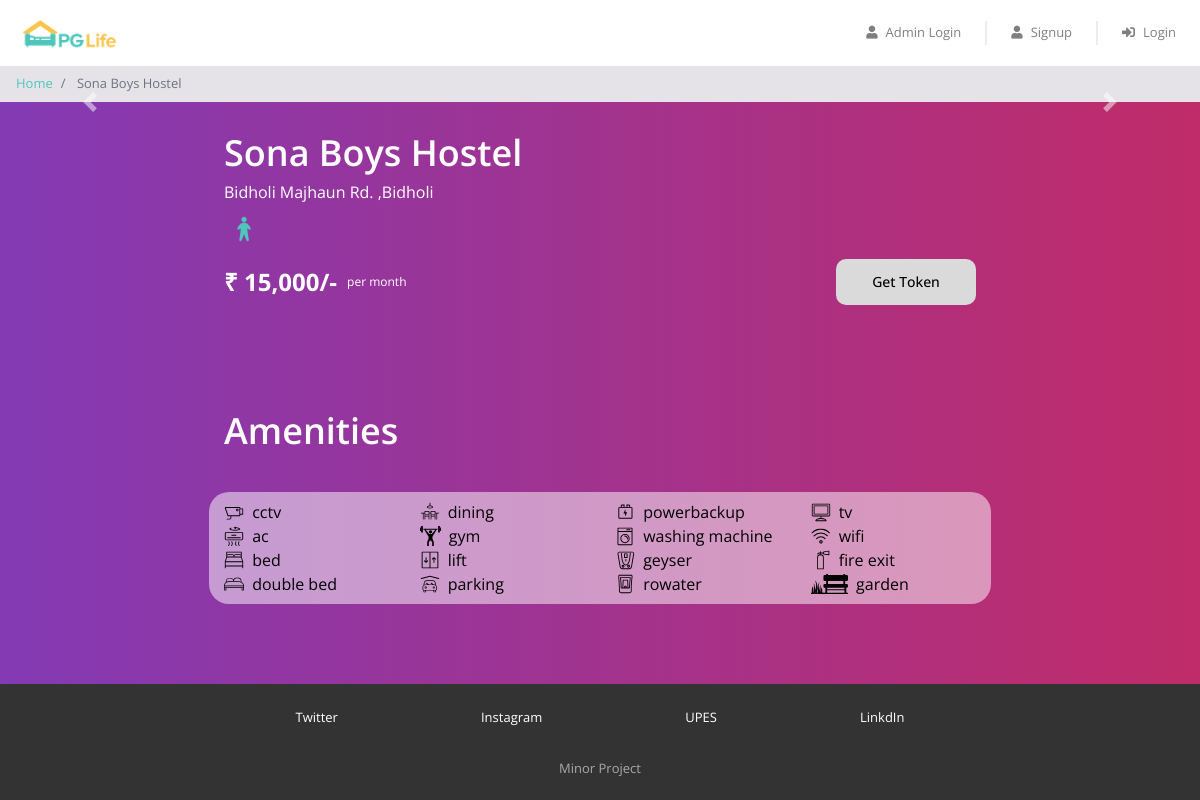
Page /property_detail.php?property_id=44 on the committed database.
### tables this page shows
CREATE TABLE `properties` (
  `id` tinyint(125) UNSIGNED NOT NULL,
  `name` varchar(255) NOT NULL,
  `address` text NOT NULL,
  `gender` varchar(255) NOT NULL,
  `rent` int(255) NOT NULL
);

CREATE TABLE `amenities` (
  `id` int(255) UNSIGNED NOT NULL,
  `amenitie0` varchar(255) DEFAULT NULL,
  `amenitie1` varchar(255) DEFAULT NULL,
  `amenitie2` varchar(255) DEFAULT NULL,
  `amenitie3` varchar(255) DEFAULT NULL,
  `amenitie4` varchar(255) DEFAULT NULL,
  `amenitie5` varchar(255) DEFAULT NULL,
  `amenitie6` varchar(255) DEFAULT NULL,
  `amenitie7` varchar(255) DEFAULT NULL,
  `amenitie8` varchar(255) DEFAULT NULL,
  `amenitie9` varchar(255) DEFAULT NULL,
  `amenitie10` varchar(255) DEFAULT NULL,
  `amenitie11` varchar(255) DEFAULT NULL,
  `amenitie12` varchar(255) DEFAULT NULL,
  `amenitie13` varchar(255) DEFAULT NULL,
  `amenitie14` varchar(255) DEFAULT NULL,
  `amenitie15` varchar(255) DEFAULT NULL
);

### property_detail.php (the view, shortened to what this page needs)
<?php
require "includes/database_connect.php";
$user_id = isset($_SESSION['user_id']) ? $_SESSION['user_id'] : NULL;
$property_id = $_GET["property_id"];
$sql_1 = "SELECT * FROM properties WHERE id = $property_id";
$result_1 = mysqli_query($conn, $sql_1);
$property = mysqli_fetch_assoc($result_1);
$sql_3 = "SELECT p.id,p.name,p.address,p.gender,p.rent,a.id,a.amenitie0,a.amenitie1,a.amenitie2,a.amenitie3,a.amenitie4,a.amenitie5,a.amenitie6,a.amenitie7,a.amenitie8,a.amenitie9,a.amenitie10,a.amenitie11,a.amenitie12,a.amenitie13,a.amenitie14,a.amenitie15
FROM properties p
INNER JOIN amenities a
ON p.id = a.id
WHERE a.id = $property_id";
$result_3 = mysqli_query($conn, $sql_3);
$amenities = mysqli_fetch_all($result_3, MYSQLI_ASSOC);
?>
<!DOCTYPE html>
<html lang="en">
<head>
    <?php
    include "includes/head_links.php";
    ?>
    <link href="css/property_detail.css" rel="stylesheet" />
    <link href="css/extra.css" rel="stylesheet" />
</head>
<body class="anim" style="color: black;">
    <?php
    include "includes/header.php";
    ?>
    <nav aria-label="breadcrumb">
        <ol class="breadcrumb py-2">
            <li class="breadcrumb-item">
                <a href="index.php">Home</a>
            </li>
            <li class="breadcrumb-item active" aria-current="page">
                <?= $property['name']; ?>
            </li>
        </ol>
    </nav>
    <div id="property-images" class="carousel slide" data-ride="carousel">
        <a class="carousel-control-prev" href="#property-images" role="button" data-slide="prev">
            <span class="carousel-control-prev-icon" aria-hidden="true"></span>
        </a>
        <a class="carousel-control-next" href="#property-images" role="button" data-slide="next">
            <span class="carousel-control-next-icon" aria-hidden="true"></span>
        </a>
    </div>
    <div class="property-summary page-container" style="color: white;">
        <div class="detail-container">
            <div class="property-name"><?= $property['name'] ?></div>
            <div class="property-address" style="color: white;"><?= $property['address'] ?></div>
            <div class="property-gender">
                <?php
                if ($property['gender'] == "male") {
                ?>
                    <img src="img/male.png">
                <?php
                } else {
                ?>
                    <img src="img/female.png">
                <?php
                }
                ?>
            </div>
        </div>
        <div class="row no-gutters">
            <div class="rent-container col-6">
                <div class="rent">₹ <?= number_format($property['rent']) ?>/-</div>
                <div class="rent-unit" style="color: white;">per month</div>
            </div>
            <div class="button-container col-6">
                <?php
                if ($user_id != NULL) {
                ?>
                    <div class="filter-bar row justify-content-around">
                        <button class="btn b" data-toggle="modal" data-target="#booking-modal">
                            <span>Get Token</span>
                        </button>
                    </div>
                <?php
                } else {
                ?>
                    <a class="btn b" href="#" data-toggle="modal" data-target="#login-modal">Get Token</a>
                <?php
                }
                ?>
            </div>
        </div>
    </div>
    <div class="property-amenities anim" style="color: white;">
        <div class="page-container">
            <h1>Amenities</h1>
            <?php
            foreach ($amenities as $amenity) {
            ?>
                <div class="row justify-content-between a1" style="color: black;">
                    <div class="col-md-3">
                        <div class="amenity-container">
                            <?php
                            if ($amenity['amenitie0'] == "cctv") {
                            ?>
                                <img src="img/amenities/<?= $amenity['amenitie0'] ?>.svg">
                                <span><?= $amenity['amenitie0'] ?></span><br />
                            <?php
                            }
                            if ($amenity['amenitie1'] == "ac") {
                            ?>
                                <img src="img/amenities/<?= $amenity['amenitie1'] ?>.svg">
                                <span><?= $amenity['amenitie1'] ?></span><br />
                            <?php
                            }
                            if ($amenity['amenitie2'] == "bed") {
                            ?>
                                <img src="img/amenities/<?= $amenity['amenitie2'] ?>.svg">
                                <span><?= $amenity['amenitie2'] ?></span><br />
                            <?php
                            }
                            if ($amenity['amenitie3'] == "double bed") {
                            ?>
                                <img src="img/amenities/<?= $amenity['amenitie3'] ?>.svg">
                                <span><?= $amenity['amenitie3'] ?></span>
                            <?php
                            }
                            ?>
                        </div>
                    </div>
                    <div class="col-md-3">
                        <div class="amenity-container">
                            <?php
                            if ($amenity['amenitie4'] == "dining") {
                            ?>
                                <img src="img/amenities/<?= $amenity['amenitie4'] ?>.svg">
                                <span><?= $amenity['amenitie4'] ?></span><br />
                            <?php
                            }
                            if ($amenity['amenitie5'] == "gym") {
                            ?>
                                <img src="img/amenities/<?= $amenity['amenitie5'] ?>.svg">
                                <span><?= $amenity['amenitie5'] ?></span><br />
                            <?php
                            }
                            if ($amenity['amenitie6'] == "lift") {
                            ?>
                                <img src="img/amenities/<?= $amenity['amenitie6'] ?>.svg">
                                <span><?= $amenity['amenitie6'] ?></span><br />
                            <?php
                            }
                            if ($amenity['amenitie7'] == "parking") {
                            ?>
                                <img src="img/amenities/<?= $amenity['amenitie7'] ?>.svg">
                                <span><?= $amenity['amenitie7'] ?></span>
                            <?php
                            }
                            ?>
                        </div>
                    </div>
                    <div class="col-md-3">
                        <div class="amenity-container">
                            <?php
                            if ($amenity['amenitie8'] == "powerbackup") {
                            ?>
                                <img src="img/amenities/<?= $amenity['amenitie8'] ?>.svg">
                                <span><?= $amenity['amenitie8'] ?></span><br />
                            <?php
                            }
                            if ($amenity['amenitie9'] == "washing machine") {
                            ?>
                                <img src="img/amenities/<?= $amenity['amenitie9'] ?>.svg">
                                <span><?= $amenity['amenitie9'] ?></span><br />
                            <?php
                            }
                            if ($amenity['amenitie10'] == "geyser") {
                            ?>
                                <img src="img/amenities/<?= $amenity['amenitie10'] ?>.svg">
                                <span><?= $amenity['amenitie10'] ?></span><br />
                            <?php
                            }
                            if ($amenity['amenitie11'] == "rowater") {
                            ?>
                                <img src="img/amenities/<?= $amenity['amenitie11'] ?>.svg">
                                <span><?= $amenity['amenitie11'] ?></span>
                            <?php
                            }
                            ?>
                        </div>
                    </div>
                    <div class="col-md-3">
                        <div class="amenity-container">
                            <?php if ($amenity['amenitie12'] == "tv") {
                            ?>
                                <img src="img/amenities/<?= $amenity['amenitie12'] ?>.svg">
                                <span><?= $amenity['amenitie12'] ?></span><br />
                            <?php
                            }
                            if ($amenity['amenitie13'] == "wifi") {
                            ?>
                                <img src="img/amenities/<?= $amenity['amenitie13'] ?>.svg">
                                <span><?= $amenity['amenitie13'] ?></span><br />
                            <?php
                            }
                            if ($amenity['amenitie14'] == "fire exit") {
                            ?>
                                <img src="img/amenities/<?= $amenity['amenitie14'] ?>.svg">
                                <span><?= $amenity['amenitie14'] ?></span><br />
                            <?php
                            }
                            if ($amenity['amenitie15'] == "garden") {
                            ?>
                                <img src="img/amenities/<?= $amenity['amenitie15'] ?>.svg">
                                <span><?= $amenity['amenitie15'] ?></span>
                            <?php
                            }
                            ?>
                        </div>
                    </div>
                </div>
            <?php
            }
            ?>
        </div>
    </div>
    <?php
    include "includes/footer.php";
    ?>
</body>
</html>

### css/common.css (style rules this page uses)
* { box-sizing: border-box; font-family: 'Open Sans', sans-serif; }
body { color: #373737; font-size: 16px; position: relative; }
h1, h2, h3, h4, h5, h6 { font-weight: 600; }
h1 { font-size: 36px; margin-bottom: 40px; }
.breadcrumb { background-color: #e5e3e8; font-size: 13px; border-radius: 0px; margin-bottom: 0px; }
.page-container { max-width: 800px; padding: 80px 24px; margin: auto; }

### css/property_detail.css (style rules this page uses)
.property-summary { padding: 24px; }
.property-amenities, .property-rating { background-color: #fcfaf7; }
.detail-container { padding-bottom: 10px; }
.property-name { font-size: 36px; font-weight: 600; }
.property-address { color: #6f6f6f; font-size: 16px; padding-bottom: 5px; }
.property-gender img { width: 40px; }
.rent-container { display: flex; align-items: center; }
.rent { font-size: 24px; font-weight: bold; padding-right: 10px; }
.rent-unit { color: #6f6f6f; font-size: 12px; }
.button-container .btn { font-size: 14px; border-radius: 0px; width: 140px; float: right; }
.amenity-container { margin: 8px 0px; }
.amenity-container img { height: 20px; margin-top: -4px; margin-right: 4px; }

### css/extra.css (style rules this page uses)
.b { padding: 0.9em 1.6em; border: none; outline: none; color: rgb(0, 0, 0); font-family: inherit; font-weight: 500; font-size: 17px; cursor: pointer; position: relative; z-index: 0; border-radius: 12px; }
.b::after { content: ""; z-index: -1; position: absolute; width: 100%; height: 100%; background-color: rgb(218, 218, 218); color: #FFF; left: 0; top: 0; border-radius: 10px; }
.b::before { content: ""; background: linear-gradient( 45deg, #FF0000, #002BFF, #FF00C8, #002BFF, #FF0000, #002BFF, #FF00C8, #002BFF); position: absolute; top: -2px; left: -2px; background-size: 600%; z-index: -1; width: calc(100% + 4px); height: calc(100% + 4px); filter: blur(8px); animation: glowing 20s linear infinite; transition: opacity .3s ease-in-out; border-radius: 10px; opacity: 0; }
body { color: white; background: linear-gradient( to right, #833ab4, #fd1d1d, #fcb045); background-size: 400% 400%; animation: animate-background 50s infinite ease-in-out; }
.anim { background: linear-gradient( to right, #833ab4, #fd1d1d, #fcb045); background-size: 400% 400%; animation: animate-bg 50s infinite ease-in-out; }
.a1 { background-color: #ffffff80; border-radius: 20px; }

### rows in the picture
properties: name "Sona Boys Hostel", address "Bidholi Majhaun Rd. ,Bidholi", rent "15,000", amenities.amenitie0 (picture), amenities.amenitie0 "cctv", amenities.amenitie1 "ac", amenities.amenitie2 "bed", amenities.amenitie3 (picture), amenities.amenitie3 "double bed", amenities.amenitie4 (picture), amenities.amenitie4 "dining", amenities.amenitie5 "gym", amenities.amenitie6 (picture), amenities.amenitie6 "lift", amenities.amenitie7 (picture), amenities.amenitie7 "parking", amenities.amenitie8 (picture), amenities.amenitie8 "powerbackup", amenities.amenitie9 (picture), amenities.amenitie9 "washing machine", amenities.amenitie10 (picture), amenities.amenitie10 "geyser", amenities.amenitie11 (picture), amenities.amenitie11 "rowater", amenities.amenitie12 "tv", amenities.amenitie13 (picture), amenities.amenitie13 "wifi", amenities.amenitie14 (picture), amenities.amenitie14 "fire exit", amenities.amenitie15 (picture), amenities.amenitie15 "garden"
